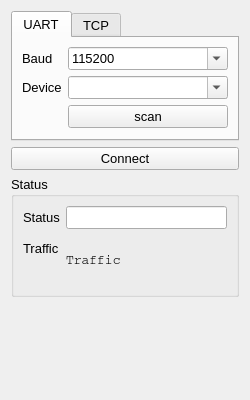
<?xml version="1.0" encoding="UTF-8"?>
<ui version="4.0">
 <class>Form</class>
 <widget class="QWidget" name="Form">
  <property name="geometry">
   <rect>
    <x>0</x>
    <y>0</y>
    <width>250</width>
    <height>400</height>
   </rect>
  </property>
  <property name="maximumSize">
   <size>
    <width>350</width>
    <height>400</height>
   </size>
  </property>
  <property name="font">
   <font>
    <pointsize>10</pointsize>
   </font>
  </property>
  <property name="windowTitle">
   <string>Form</string>
  </property>
  <layout class="QVBoxLayout" name="verticalLayout">
   <item>
    <widget class="QTabWidget" name="tabWidget">
     <property name="currentIndex">
      <number>0</number>
     </property>
     <widget class="QWidget" name="uart_tab">
      <attribute name="title">
       <string>UART</string>
      </attribute>
      <layout class="QFormLayout" name="formLayout">
       <item row="2" column="1">
        <widget class="QPushButton" name="uart_device_scan">
         <property name="text">
          <string>scan</string>
         </property>
        </widget>
       </item>
       <item row="1" column="1">
        <widget class="QComboBox" name="uart_device_selector">
         <property name="editable">
          <bool>true</bool>
         </property>
        </widget>
       </item>
       <item row="1" column="0">
        <widget class="QLabel" name="label">
         <property name="text">
          <string>Device</string>
         </property>
        </widget>
       </item>
       <item row="0" column="1">
        <widget class="QComboBox" name="uart_baud_selector">
         <property name="editable">
          <bool>true</bool>
         </property>
         <property name="currentText">
          <string>115200</string>
         </property>
         <item>
          <property name="text">
           <string>115200</string>
          </property>
         </item>
         <item>
          <property name="text">
           <string>500000</string>
          </property>
         </item>
         <item>
          <property name="text">
           <string>1000000</string>
          </property>
         </item>
         <item>
          <property name="text">
           <string>2000000</string>
          </property>
         </item>
        </widget>
       </item>
       <item row="0" column="0">
        <widget class="QLabel" name="label_4">
         <property name="text">
          <string>Baud</string>
         </property>
        </widget>
       </item>
      </layout>
     </widget>
     <widget class="QWidget" name="tcp_tab">
      <attribute name="title">
       <string>TCP</string>
      </attribute>
      <layout class="QFormLayout" name="formLayout_2">
       <item row="0" column="0">
        <widget class="QLabel" name="label_2">
         <property name="text">
          <string>Host</string>
         </property>
        </widget>
       </item>
       <item row="0" column="1">
        <widget class="QLineEdit" name="tcp_host"/>
       </item>
       <item row="1" column="0">
        <widget class="QLabel" name="label_3">
         <property name="text">
          <string>Port</string>
         </property>
        </widget>
       </item>
       <item row="1" column="1">
        <widget class="QLineEdit" name="tcp_port"/>
       </item>
      </layout>
     </widget>
    </widget>
   </item>
   <item>
    <widget class="QPushButton" name="connect_disconnect_btn">
     <property name="text">
      <string>Connect</string>
     </property>
    </widget>
   </item>
   <item>
    <widget class="QGroupBox" name="groupBox">
     <property name="title">
      <string>Status</string>
     </property>
     <layout class="QFormLayout" name="formLayout_4">
      <item row="0" column="1">
       <widget class="QLineEdit" name="status_general"/>
      </item>
      <item row="2" column="0">
       <widget class="QLabel" name="label_5">
        <property name="text">
         <string>Traffic</string>
        </property>
       </widget>
      </item>
      <item row="0" column="0">
       <widget class="QLabel" name="label_6">
        <property name="text">
         <string>Status</string>
        </property>
       </widget>
      </item>
      <item row="2" column="1">
       <widget class="QLabel" name="traffic_label">
        <property name="minimumSize">
         <size>
          <width>0</width>
          <height>50</height>
         </size>
        </property>
        <property name="font">
         <font>
          <family>Courier</family>
          <pointsize>10</pointsize>
         </font>
        </property>
        <property name="text">
         <string>Traffic</string>
        </property>
       </widget>
      </item>
     </layout>
    </widget>
   </item>
   <item>
    <spacer name="verticalSpacer">
     <property name="orientation">
      <enum>Qt::Vertical</enum>
     </property>
     <property name="sizeHint" stdset="0">
      <size>
       <width>20</width>
       <height>40</height>
      </size>
     </property>
    </spacer>
   </item>
  </layout>
 </widget>
 <resources/>
 <connections/>
</ui>
